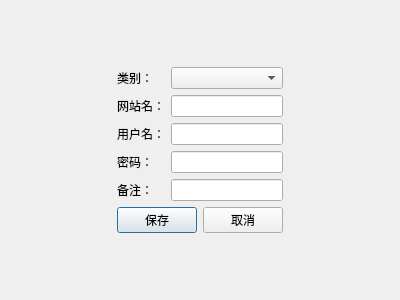
<?xml version="1.0" encoding="UTF-8"?>
<ui version="4.0">
 <class>AddWindow</class>
 <widget class="QDialog" name="AddWindow">
  <property name="geometry">
   <rect>
    <x>0</x>
    <y>0</y>
    <width>400</width>
    <height>300</height>
   </rect>
  </property>
  <property name="windowTitle">
   <string>Dialog</string>
  </property>
  <layout class="QGridLayout" name="gridLayout">
   <item row="0" column="1">
    <spacer name="verticalSpacer">
     <property name="orientation">
      <enum>Qt::Orientation::Vertical</enum>
     </property>
     <property name="sizeHint" stdset="0">
      <size>
       <width>20</width>
       <height>44</height>
      </size>
     </property>
    </spacer>
   </item>
   <item row="1" column="0">
    <spacer name="horizontalSpacer">
     <property name="orientation">
      <enum>Qt::Orientation::Horizontal</enum>
     </property>
     <property name="sizeHint" stdset="0">
      <size>
       <width>97</width>
       <height>20</height>
      </size>
     </property>
    </spacer>
   </item>
   <item row="1" column="1">
    <layout class="QVBoxLayout" name="verticalLayout">
     <item>
      <layout class="QFormLayout" name="formLayout">
       <item row="0" column="0">
        <widget class="QLabel" name="label">
         <property name="text">
          <string>类别：</string>
         </property>
        </widget>
       </item>
       <item row="0" column="1">
        <widget class="QComboBox" name="comboCategory"/>
       </item>
       <item row="1" column="0">
        <widget class="QLabel" name="label_2">
         <property name="text">
          <string>网站名：</string>
         </property>
        </widget>
       </item>
       <item row="1" column="1">
        <widget class="QLineEdit" name="lineSite"/>
       </item>
       <item row="2" column="0">
        <widget class="QLabel" name="label_3">
         <property name="text">
          <string>用户名：</string>
         </property>
        </widget>
       </item>
       <item row="2" column="1">
        <widget class="QLineEdit" name="lineUser"/>
       </item>
       <item row="3" column="0">
        <widget class="QLabel" name="label_4">
         <property name="text">
          <string>密码：</string>
         </property>
        </widget>
       </item>
       <item row="3" column="1">
        <widget class="QLineEdit" name="linePass">
         <property name="echoMode">
          <enum>QLineEdit::EchoMode::Password</enum>
         </property>
        </widget>
       </item>
       <item row="4" column="0">
        <widget class="QLabel" name="label_5">
         <property name="text">
          <string>备注：</string>
         </property>
        </widget>
       </item>
       <item row="4" column="1">
        <widget class="QLineEdit" name="lineNote"/>
       </item>
      </layout>
     </item>
     <item>
      <layout class="QHBoxLayout" name="horizontalLayout">
       <item>
        <widget class="QPushButton" name="btnSave">
         <property name="text">
          <string>保存</string>
         </property>
        </widget>
       </item>
       <item>
        <widget class="QPushButton" name="btnCancel">
         <property name="text">
          <string>取消</string>
         </property>
        </widget>
       </item>
      </layout>
     </item>
    </layout>
   </item>
   <item row="1" column="2">
    <spacer name="horizontalSpacer_2">
     <property name="orientation">
      <enum>Qt::Orientation::Horizontal</enum>
     </property>
     <property name="sizeHint" stdset="0">
      <size>
       <width>97</width>
       <height>20</height>
      </size>
     </property>
    </spacer>
   </item>
   <item row="2" column="1">
    <spacer name="verticalSpacer_2">
     <property name="orientation">
      <enum>Qt::Orientation::Vertical</enum>
     </property>
     <property name="sizeHint" stdset="0">
      <size>
       <width>20</width>
       <height>44</height>
      </size>
     </property>
    </spacer>
   </item>
  </layout>
 </widget>
 <resources/>
 <connections/>
</ui>
